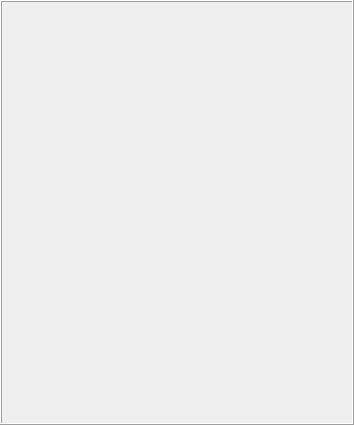
<?xml version="1.0" encoding="UTF-8"?>
<ui version="4.0">
 <class>TeamCreate</class>
 <widget class="QWidget" name="TeamCreate">
  <property name="geometry">
   <rect>
    <x>0</x>
    <y>0</y>
    <width>354</width>
    <height>425</height>
   </rect>
  </property>
  <property name="windowTitle">
   <string>Form</string>
  </property>
  <layout class="QGridLayout" name="gridLayout_6">
   <property name="margin">
    <number>0</number>
   </property>
   <property name="spacing">
    <number>0</number>
   </property>
   <item row="0" column="0">
    <widget class="QStackedWidget" name="mainStackedWidget">
     <property name="frameShadow">
      <enum>QFrame::Raised</enum>
     </property>
     <property name="currentIndex">
      <number>0</number>
     </property>
     <widget class="QWidget" name="mainEmptyPage">
      <layout class="QGridLayout" name="gridLayout_15">
       <property name="margin">
        <number>0</number>
       </property>
       <item row="0" column="0">
        <widget class="QFrame" name="frame_2">
         <property name="frameShape">
          <enum>QFrame::Box</enum>
         </property>
         <property name="frameShadow">
          <enum>QFrame::Raised</enum>
         </property>
        </widget>
       </item>
      </layout>
     </widget>
     <widget class="QWidget" name="publishPage">
      <layout class="QGridLayout" name="gridLayout_16">
       <property name="margin">
        <number>0</number>
       </property>
       <property name="spacing">
        <number>4</number>
       </property>
       <item row="0" column="0">
        <widget class="QFrame" name="frame_3">
         <property name="frameShape">
          <enum>QFrame::Box</enum>
         </property>
         <property name="frameShadow">
          <enum>QFrame::Raised</enum>
         </property>
         <layout class="QGridLayout" name="gridLayout_2">
          <property name="leftMargin">
           <number>6</number>
          </property>
          <property name="topMargin">
           <number>4</number>
          </property>
          <property name="rightMargin">
           <number>6</number>
          </property>
          <property name="bottomMargin">
           <number>4</number>
          </property>
          <property name="spacing">
           <number>4</number>
          </property>
          <item row="0" column="0">
           <layout class="QVBoxLayout" name="verticalLayout_3">
            <item>
             <spacer name="verticalSpacer_4">
              <property name="orientation">
               <enum>Qt::Vertical</enum>
              </property>
              <property name="sizeHint" stdset="0">
               <size>
                <width>20</width>
                <height>40</height>
               </size>
              </property>
             </spacer>
            </item>
            <item>
             <widget class="QLabel" name="publishMessageLabel">
              <property name="text">
               <string>Publish and enable Team Create to build this place together with your friends.</string>
              </property>
              <property name="alignment">
               <set>Qt::AlignCenter</set>
              </property>
              <property name="wordWrap">
               <bool>true</bool>
              </property>
             </widget>
            </item>
            <item>
             <spacer name="verticalSpacer_5">
              <property name="orientation">
               <enum>Qt::Vertical</enum>
              </property>
              <property name="sizeType">
               <enum>QSizePolicy::Fixed</enum>
              </property>
              <property name="sizeHint" stdset="0">
               <size>
                <width>20</width>
                <height>13</height>
               </size>
              </property>
             </spacer>
            </item>
            <item>
             <layout class="QHBoxLayout" name="horizontalLayout_2">
              <item>
               <spacer name="horizontalSpacer_4">
                <property name="orientation">
                 <enum>Qt::Horizontal</enum>
                </property>
                <property name="sizeHint" stdset="0">
                 <size>
                  <width>40</width>
                  <height>20</height>
                 </size>
                </property>
               </spacer>
              </item>
              <item>
               <widget class="QPushButton" name="publishButton">
                <property name="text">
                 <string>Publish</string>
                </property>
                <property name="styleSheet">
                  <string notr="true">background-color: #02b757;
                    color: rgb(255, 255, 255);
                  </string>
                </property>
               </widget>
              </item>
              <item>
               <spacer name="horizontalSpacer_5">
                <property name="orientation">
                 <enum>Qt::Horizontal</enum>
                </property>
                <property name="sizeHint" stdset="0">
                 <size>
                  <width>40</width>
                  <height>20</height>
                 </size>
                </property>
               </spacer>
              </item>
             </layout>
            </item>
            <item>
             <spacer name="verticalSpacer_6">
              <property name="orientation">
               <enum>Qt::Vertical</enum>
              </property>
              <property name="sizeHint" stdset="0">
               <size>
                <width>20</width>
                <height>40</height>
               </size>
              </property>
             </spacer>
            </item>
           </layout>
          </item>
         </layout>
        </widget>
       </item>
      </layout>
     </widget>
     <widget class="QWidget" name="publishingMessagePage">
      <layout class="QGridLayout" name="gridLayout_19">
       <property name="margin">
        <number>0</number>
       </property>
       <property name="spacing">
        <number>4</number>
       </property>
       <item row="0" column="0">
        <widget class="QFrame" name="frame_5">
         <property name="frameShape">
          <enum>QFrame::Box</enum>
         </property>
         <property name="frameShadow">
          <enum>QFrame::Raised</enum>
         </property>
         <layout class="QGridLayout" name="gridLayout_18">
          <property name="margin">
           <number>4</number>
          </property>
          <property name="spacing">
           <number>4</number>
          </property>
          <item row="0" column="0">
           <layout class="QVBoxLayout" name="verticalLayout_11">
            <property name="leftMargin">
             <number>4</number>
            </property>
            <property name="rightMargin">
             <number>4</number>
            </property>
            <item>
             <spacer name="verticalSpacer_22">
              <property name="orientation">
               <enum>Qt::Vertical</enum>
              </property>
              <property name="sizeHint" stdset="0">
               <size>
                <width>20</width>
                <height>40</height>
               </size>
              </property>
             </spacer>
            </item>
            <item>
             <widget class="QLabel" name="publishingMessageLabel">
              <property name="text">
               <string>Publishing current place...</string>
              </property>
              <property name="alignment">
               <set>Qt::AlignCenter</set>
              </property>
              <property name="wordWrap">
               <bool>true</bool>
              </property>
             </widget>
            </item>
            <item>
             <spacer name="verticalSpacer_23">
              <property name="orientation">
               <enum>Qt::Vertical</enum>
              </property>
              <property name="sizeHint" stdset="0">
               <size>
                <width>20</width>
                <height>40</height>
               </size>
              </property>
             </spacer>
            </item>
           </layout>
          </item>
         </layout>
        </widget>
       </item>
      </layout>
     </widget>
     <widget class="QWidget" name="optionsPage">
      <layout class="QGridLayout" name="gridLayout_3">
       <property name="margin">
        <number>0</number>
       </property>
       <property name="spacing">
        <number>4</number>
       </property>
       <item row="0" column="0">
        <layout class="QVBoxLayout" name="verticalLayout">
         <property name="spacing">
          <number>0</number>
         </property>
         <item>
          <widget class="QStackedWidget" name="optionsStackedWidget">
           <property name="frameShape">
            <enum>QFrame::NoFrame</enum>
           </property>
           <property name="frameShadow">
            <enum>QFrame::Plain</enum>
           </property>
           <property name="currentIndex">
            <number>1</number>
           </property>
           <widget class="QWidget" name="loginPage">
            <layout class="QGridLayout" name="gridLayout_14">
             <property name="margin">
              <number>0</number>
             </property>
             <property name="spacing">
              <number>4</number>
             </property>
             <item row="0" column="0">
              <widget class="QFrame" name="frame">
               <property name="frameShape">
                <enum>QFrame::Box</enum>
               </property>
               <property name="frameShadow">
                <enum>QFrame::Raised</enum>
               </property>
               <layout class="QGridLayout" name="gridLayout_4">
                <property name="margin">
                 <number>4</number>
                </property>
                <property name="spacing">
                 <number>0</number>
                </property>
                <item row="0" column="0">
                 <layout class="QVBoxLayout" name="verticalLayout_2">
                  <property name="spacing">
                   <number>4</number>
                  </property>
                  <item>
                   <spacer name="verticalSpacer">
                    <property name="orientation">
                     <enum>Qt::Vertical</enum>
                    </property>
                    <property name="sizeHint" stdset="0">
                     <size>
                      <width>20</width>
                      <height>40</height>
                     </size>
                    </property>
                   </spacer>
                  </item>
                  <item>
                   <widget class="QLabel" name="loginMessageLabel">
                    <property name="text">
                     <string>Log in to enable Team Create options for your place.</string>
                    </property>
                    <property name="alignment">
                     <set>Qt::AlignCenter</set>
                    </property>
                    <property name="wordWrap">
                     <bool>true</bool>
                    </property>
                   </widget>
                  </item>
                  <item>
                   <spacer name="verticalSpacer_3">
                    <property name="orientation">
                     <enum>Qt::Vertical</enum>
                    </property>
                    <property name="sizeType">
                     <enum>QSizePolicy::Fixed</enum>
                    </property>
                    <property name="sizeHint" stdset="0">
                     <size>
                      <width>20</width>
                      <height>13</height>
                     </size>
                    </property>
                   </spacer>
                  </item>
                  <item>
                   <layout class="QHBoxLayout" name="horizontalLayout">
                    <item>
                     <spacer name="horizontalSpacer_2">
                      <property name="orientation">
                       <enum>Qt::Horizontal</enum>
                      </property>
                      <property name="sizeHint" stdset="0">
                       <size>
                        <width>40</width>
                        <height>20</height>
                       </size>
                      </property>
                     </spacer>
                    </item>
                    <item>
                     <widget class="QPushButton" name="loginButton">
                      <property name="text">
                       <string>Log In</string>
                      </property>
                      <property name="styleSheet">
                        <string notr="true"> background-color: #02b757;
                          color: rgb(255, 255, 255);
                        </string>
                      </property>
                     </widget>
                    </item>
                    <item>
                     <spacer name="horizontalSpacer_3">
                      <property name="orientation">
                       <enum>Qt::Horizontal</enum>
                      </property>
                      <property name="sizeHint" stdset="0">
                       <size>
                        <width>40</width>
                        <height>20</height>
                       </size>
                      </property>
                     </spacer>
                    </item>
                   </layout>
                  </item>
                  <item>
                   <spacer name="verticalSpacer_2">
                    <property name="orientation">
                     <enum>Qt::Vertical</enum>
                    </property>
                    <property name="sizeHint" stdset="0">
                     <size>
                      <width>20</width>
                      <height>40</height>
                     </size>
                    </property>
                   </spacer>
                  </item>
                 </layout>
                </item>
               </layout>
              </widget>
             </item>
            </layout>
           </widget>
           <widget class="QWidget" name="userPlaceOptionsPage">
            <layout class="QGridLayout" name="gridLayout_8">
             <property name="margin">
              <number>0</number>
             </property>
             <property name="spacing">
              <number>4</number>
             </property>
             <item row="0" column="0">
              <layout class="QVBoxLayout" name="verticalLayout_6">
               <property name="spacing">
                <number>4</number>
               </property>
               <item>
                <widget class="QLineEdit" name="friendsInviteEdit">
                 <property name="placeholderText">
                  <string>Invite a friend</string>
                 </property>
                </widget>
               </item>
               <item>
                <widget class="QStackedWidget" name="userPlaceStackedWidget">
                 <property name="frameShape">
                  <enum>QFrame::Box</enum>
                 </property>
                 <property name="frameShadow">
                  <enum>QFrame::Raised</enum>
                 </property>
                 <property name="currentIndex">
                  <number>0</number>
                 </property>
                 <widget class="QWidget" name="userPlaceTurnOnPage">
                  <layout class="QGridLayout" name="gridLayout_7">
                   <item row="0" column="0">
                    <layout class="QVBoxLayout" name="verticalLayout_5">
                     <item>
                      <spacer name="verticalSpacer_11">
                       <property name="orientation">
                        <enum>Qt::Vertical</enum>
                       </property>
                       <property name="sizeHint" stdset="0">
                        <size>
                         <width>20</width>
                         <height>40</height>
                        </size>
                       </property>
                      </spacer>
                     </item>
                     <item>
                      <widget class="QLabel" name="userPlaceTurnOnLabel">
                       <property name="text">
                        <string>Edit your place with friends, see the updates instantly.</string>
                       </property>
                       <property name="alignment">
                        <set>Qt::AlignCenter</set>
                       </property>
                       <property name="wordWrap">
                        <bool>true</bool>
                       </property>
                      </widget>
                     </item>
                     <item>
                      <spacer name="verticalSpacer_10">
                       <property name="orientation">
                        <enum>Qt::Vertical</enum>
                       </property>
                       <property name="sizeType">
                        <enum>QSizePolicy::Fixed</enum>
                       </property>
                       <property name="sizeHint" stdset="0">
                        <size>
                         <width>20</width>
                         <height>10</height>
                        </size>
                       </property>
                      </spacer>
                     </item>
                     <item>
                      <layout class="QHBoxLayout" name="horizontalLayout_4">
                       <item>
                        <spacer name="horizontalSpacer_9">
                         <property name="orientation">
                          <enum>Qt::Horizontal</enum>
                         </property>
                         <property name="sizeHint" stdset="0">
                          <size>
                           <width>40</width>
                           <height>20</height>
                          </size>
                         </property>
                        </spacer>
                       </item>
                       <item>
                        <widget class="QPushButton" name="userPlaceTurnOnButton">
                         <property name="text">
                          <string>Turn ON</string>
                         </property>
                        <property name="styleSheet">
                          <string notr="true">background-color: #02b757;
                            color: rgb(255, 255, 255);
                          </string>
                        </property>
                        </widget>
                       </item>
                       <item>
                        <spacer name="horizontalSpacer_10">
                         <property name="orientation">
                          <enum>Qt::Horizontal</enum>
                         </property>
                         <property name="sizeHint" stdset="0">
                          <size>
                           <width>40</width>
                           <height>20</height>
                          </size>
                         </property>
                        </spacer>
                       </item>
                      </layout>
                     </item>
                     <item>
                      <spacer name="verticalSpacer_12">
                       <property name="orientation">
                        <enum>Qt::Vertical</enum>
                       </property>
                       <property name="sizeHint" stdset="0">
                        <size>
                         <width>20</width>
                         <height>40</height>
                        </size>
                       </property>
                      </spacer>
                     </item>
                    </layout>
                   </item>
                  </layout>
                 </widget>
                 <widget class="QWidget" name="userPlaceSaveMessagePage">
                  <layout class="QGridLayout" name="gridLayout_9">
                   <item row="0" column="0">
                    <layout class="QVBoxLayout" name="verticalLayout_7">
                     <item>
                      <spacer name="verticalSpacer_13">
                       <property name="orientation">
                        <enum>Qt::Vertical</enum>
                       </property>
                       <property name="sizeHint" stdset="0">
                        <size>
                         <width>20</width>
                         <height>40</height>
                        </size>
                       </property>
                      </spacer>
                     </item>
                     <item>
                      <widget class="QLabel" name="userPlaceSaveMessageLabel">
                       <property name="text">
                        <string>Saving latest updates and enabling Team Create...</string>
                       </property>
                       <property name="alignment">
                        <set>Qt::AlignCenter</set>
                       </property>
                       <property name="wordWrap">
                        <bool>true</bool>
                       </property>
                      </widget>
                     </item>
                     <item>
                      <spacer name="verticalSpacer_14">
                       <property name="orientation">
                        <enum>Qt::Vertical</enum>
                       </property>
                       <property name="sizeHint" stdset="0">
                        <size>
                         <width>20</width>
                         <height>40</height>
                        </size>
                       </property>
                      </spacer>
                     </item>
                    </layout>
                   </item>
                  </layout>
                 </widget>
                 <widget class="QWidget" name="userPlaceCreatorsListPage"/>
                </widget>
               </item>
              </layout>
             </item>
            </layout>
           </widget>
           <widget class="QWidget" name="groupPlaceOptionsPage">
            <layout class="QGridLayout" name="gridLayout_11">
             <property name="margin">
              <number>0</number>
             </property>
             <item row="0" column="0">
              <widget class="QStackedWidget" name="groupPlaceStackedWidget">
               <property name="frameShape">
                <enum>QFrame::Box</enum>
               </property>
               <property name="frameShadow">
                <enum>QFrame::Raised</enum>
               </property>
               <property name="currentIndex">
                <number>0</number>
               </property>
               <widget class="QWidget" name="groupPlaceTurnOnPage">
                <layout class="QGridLayout" name="gridLayout_10">
                 <item row="0" column="0">
                  <layout class="QVBoxLayout" name="verticalLayout_8">
                   <item>
                    <spacer name="verticalSpacer_16">
                     <property name="orientation">
                      <enum>Qt::Vertical</enum>
                     </property>
                     <property name="sizeHint" stdset="0">
                      <size>
                       <width>20</width>
                       <height>40</height>
                      </size>
                     </property>
                    </spacer>
                   </item>
                   <item>
                    <widget class="QLabel" name="groupPlaceTurnOnMessageLabel">
                     <property name="text">
                      <string>Enable Team Create: edit your place together, see updates instantly.</string>
                     </property>
                     <property name="alignment">
                      <set>Qt::AlignCenter</set>
                     </property>
                     <property name="wordWrap">
                      <bool>true</bool>
                     </property>
                    </widget>
                   </item>
                   <item>
                    <spacer name="verticalSpacer_15">
                     <property name="orientation">
                      <enum>Qt::Vertical</enum>
                     </property>
                     <property name="sizeType">
                      <enum>QSizePolicy::Fixed</enum>
                     </property>
                     <property name="sizeHint" stdset="0">
                      <size>
                       <width>20</width>
                       <height>10</height>
                      </size>
                     </property>
                    </spacer>
                   </item>
                   <item>
                    <layout class="QHBoxLayout" name="horizontalLayout_5">
                     <item>
                      <spacer name="horizontalSpacer_11">
                       <property name="orientation">
                        <enum>Qt::Horizontal</enum>
                       </property>
                       <property name="sizeHint" stdset="0">
                        <size>
                         <width>40</width>
                         <height>20</height>
                        </size>
                       </property>
                      </spacer>
                     </item>
                     <item>
                      <widget class="QPushButton" name="groupPlaceTurnOnButton">
                       <property name="text">
                        <string>Turn ON</string>
                       </property>
                      </widget>
                     </item>
                     <item>
                      <spacer name="horizontalSpacer_12">
                       <property name="orientation">
                        <enum>Qt::Horizontal</enum>
                       </property>
                       <property name="sizeHint" stdset="0">
                        <size>
                         <width>40</width>
                         <height>20</height>
                        </size>
                       </property>
                      </spacer>
                     </item>
                    </layout>
                   </item>
                   <item>
                    <spacer name="verticalSpacer_17">
                     <property name="orientation">
                      <enum>Qt::Vertical</enum>
                     </property>
                     <property name="sizeHint" stdset="0">
                      <size>
                       <width>20</width>
                       <height>40</height>
                      </size>
                     </property>
                    </spacer>
                   </item>
                  </layout>
                 </item>
                </layout>
               </widget>
               <widget class="QWidget" name="groupPlaceNonAdminPage">
                <layout class="QGridLayout" name="gridLayout_12">
                 <item row="0" column="0">
                  <layout class="QVBoxLayout" name="verticalLayout_9">
                   <item>
                    <spacer name="verticalSpacer_18">
                     <property name="orientation">
                      <enum>Qt::Vertical</enum>
                     </property>
                     <property name="sizeHint" stdset="0">
                      <size>
                       <width>20</width>
                       <height>40</height>
                      </size>
                     </property>
                    </spacer>
                   </item>
                   <item>
                    <widget class="QLabel" name="groupPlaceNonAdminMessage">
                     <property name="text">
                      <string>Members of your group can work together, see updates instantly. Contact your admin to enable Team Create.</string>
                     </property>
                     <property name="alignment">
                      <set>Qt::AlignCenter</set>
                     </property>
                     <property name="wordWrap">
                      <bool>true</bool>
                     </property>
                    </widget>
                   </item>
                   <item>
                    <spacer name="verticalSpacer_19">
                     <property name="orientation">
                      <enum>Qt::Vertical</enum>
                     </property>
                     <property name="sizeHint" stdset="0">
                      <size>
                       <width>20</width>
                       <height>40</height>
                      </size>
                     </property>
                    </spacer>
                   </item>
                  </layout>
                 </item>
                </layout>
               </widget>
               <widget class="QWidget" name="groupPlaceSaveMessagePage">
                <layout class="QGridLayout" name="gridLayout_13">
                 <item row="0" column="0">
                  <layout class="QVBoxLayout" name="verticalLayout_10">
                   <item>
                    <spacer name="verticalSpacer_20">
                     <property name="orientation">
                      <enum>Qt::Vertical</enum>
                     </property>
                     <property name="sizeHint" stdset="0">
                      <size>
                       <width>20</width>
                       <height>40</height>
                      </size>
                     </property>
                    </spacer>
                   </item>
                   <item>
                    <widget class="QLabel" name="groupPlaceSaveMessageLabel">
                     <property name="text">
                      <string>Saving latest updates and enabling Team Create...</string>
                     </property>
                     <property name="alignment">
                      <set>Qt::AlignCenter</set>
                     </property>
                     <property name="wordWrap">
                      <bool>true</bool>
                     </property>
                    </widget>
                   </item>
                   <item>
                    <spacer name="verticalSpacer_21">
                     <property name="orientation">
                      <enum>Qt::Vertical</enum>
                     </property>
                     <property name="sizeHint" stdset="0">
                      <size>
                       <width>20</width>
                       <height>40</height>
                      </size>
                     </property>
                    </spacer>
                   </item>
                  </layout>
                 </item>
                </layout>
               </widget>
               <widget class="QWidget" name="groupPlaceCreatorsListPage"/>
              </widget>
             </item>
            </layout>
           </widget>
          </widget>
         </item>
         <item>
          <widget class="QFrame" name="bottomBarFrame">
           <property name="sizePolicy">
            <sizepolicy hsizetype="Preferred" vsizetype="Fixed">
             <horstretch>0</horstretch>
             <verstretch>0</verstretch>
            </sizepolicy>
           </property>
           <property name="minimumSize">
            <size>
             <width>0</width>
             <height>20</height>
            </size>
           </property>
           <property name="maximumSize">
            <size>
             <width>16777215</width>
             <height>20</height>
            </size>
           </property>
           <property name="styleSheet">
            <string notr="true">background-color: #e6e6e6;</string>
           </property>
           <property name="frameShape">
            <enum>QFrame::Box</enum>
           </property>
           <property name="frameShadow">
            <enum>QFrame::Raised</enum>
           </property>
           <layout class="QGridLayout" name="gridLayout">
            <property name="leftMargin">
             <number>4</number>
            </property>
            <property name="topMargin">
             <number>0</number>
            </property>
            <property name="rightMargin">
             <number>4</number>
            </property>
            <property name="bottomMargin">
             <number>0</number>
            </property>
            <property name="spacing">
             <number>0</number>
            </property>
            <item row="0" column="0">
             <spacer name="horizontalSpacer">
              <property name="orientation">
               <enum>Qt::Horizontal</enum>
              </property>
              <property name="sizeHint" stdset="0">
               <size>
                <width>275</width>
                <height>15</height>
               </size>
              </property>
             </spacer>
            </item>
            <item row="0" column="1">
             <widget class="QPushButton" name="bottomMoreButton">
              <property name="sizePolicy">
               <sizepolicy hsizetype="Fixed" vsizetype="Fixed">
                <horstretch>0</horstretch>
                <verstretch>0</verstretch>
               </sizepolicy>
              </property>
              <property name="minimumSize">
               <size>
                <width>18</width>
                <height>18</height>
               </size>
              </property>
              <property name="maximumSize">
               <size>
                <width>18</width>
                <height>18</height>
               </size>
              </property>
              <property name="text">
               <string/>
              </property>
              <property name="icon">
               <iconset resource="ArkivStudio.qrc">
                <normaloff>:/16x16/images/Studio 2.0 icons/16x16/team_create_more.png</normaloff>:/16x16/images/Studio 2.0 icons/16x16/team_create_more.png</iconset>
              </property>
              <property name="iconSize">
               <size>
                <width>16</width>
                <height>16</height>
               </size>
              </property>
              <property name="flat">
               <bool>true</bool>
              </property>
             </widget>
            </item>
           </layout>
          </widget>
         </item>
        </layout>
       </item>
      </layout>
     </widget>
     <widget class="QWidget" name="userRemoveConfirmPage">
      <layout class="QGridLayout" name="gridLayout_17">
       <property name="margin">
        <number>0</number>
       </property>
       <property name="spacing">
        <number>4</number>
       </property>
       <item row="0" column="0">
        <widget class="QFrame" name="frame_4">
         <property name="frameShape">
          <enum>QFrame::Box</enum>
         </property>
         <property name="frameShadow">
          <enum>QFrame::Raised</enum>
         </property>
         <layout class="QGridLayout" name="gridLayout_5">
          <property name="margin">
           <number>4</number>
          </property>
          <property name="spacing">
           <number>4</number>
          </property>
          <item row="0" column="0">
           <layout class="QVBoxLayout" name="verticalLayout_4">
            <item>
             <spacer name="verticalSpacer_7">
              <property name="orientation">
               <enum>Qt::Vertical</enum>
              </property>
              <property name="sizeHint" stdset="0">
               <size>
                <width>20</width>
                <height>40</height>
               </size>
              </property>
             </spacer>
            </item>
            <item>
             <widget class="QLabel" name="userRemoveLabel">
              <property name="text">
               <string>Are you sure to remove?</string>
              </property>
              <property name="alignment">
               <set>Qt::AlignCenter</set>
              </property>
              <property name="wordWrap">
               <bool>true</bool>
              </property>
             </widget>
            </item>
            <item>
             <spacer name="verticalSpacer_9">
              <property name="orientation">
               <enum>Qt::Vertical</enum>
              </property>
              <property name="sizeType">
               <enum>QSizePolicy::Fixed</enum>
              </property>
              <property name="sizeHint" stdset="0">
               <size>
                <width>20</width>
                <height>13</height>
               </size>
              </property>
             </spacer>
            </item>
            <item>
             <layout class="QHBoxLayout" name="horizontalLayout_3">
              <item>
               <spacer name="horizontalSpacer_6">
                <property name="orientation">
                 <enum>Qt::Horizontal</enum>
                </property>
                <property name="sizeHint" stdset="0">
                 <size>
                  <width>40</width>
                  <height>20</height>
                 </size>
                </property>
               </spacer>
              </item>
              <item>
               <widget class="QPushButton" name="userRemoveButton">
                <property name="text">
                 <string>Remove</string>
                </property>
                <property name="styleSheet">
                  <string notr="true">background-color: #e2231a;
                    color: rgb(255, 255, 255);
                  </string>
                </property>
               </widget>
              </item>
              <item>
               <spacer name="horizontalSpacer_8">
                <property name="orientation">
                 <enum>Qt::Horizontal</enum>
                </property>
                <property name="sizeType">
                 <enum>QSizePolicy::Fixed</enum>
                </property>
                <property name="sizeHint" stdset="0">
                 <size>
                  <width>10</width>
                  <height>20</height>
                 </size>
                </property>
               </spacer>
              </item>
              <item>
               <widget class="QPushButton" name="userRemoveCancelButton">
                <property name="text">
                 <string>Cancel</string>
                </property>
               </widget>
              </item>
              <item>
               <spacer name="horizontalSpacer_7">
                <property name="orientation">
                 <enum>Qt::Horizontal</enum>
                </property>
                <property name="sizeHint" stdset="0">
                 <size>
                  <width>40</width>
                  <height>20</height>
                 </size>
                </property>
               </spacer>
              </item>
             </layout>
            </item>
            <item>
             <spacer name="verticalSpacer_8">
              <property name="orientation">
               <enum>Qt::Vertical</enum>
              </property>
              <property name="sizeHint" stdset="0">
               <size>
                <width>20</width>
                <height>40</height>
               </size>
              </property>
             </spacer>
            </item>
           </layout>
          </item>
         </layout>
        </widget>
       </item>
      </layout>
     </widget>
    </widget>
   </item>
  </layout>
 </widget>
 <resources>
  <include location="ArkivStudio.qrc"/>
 </resources>
 <connections/>
</ui>
